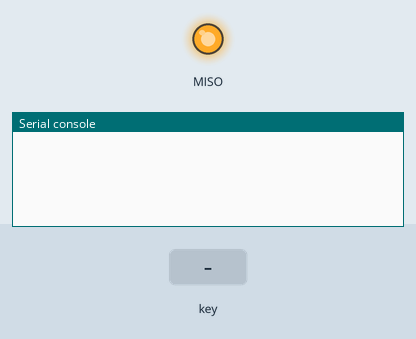
Simulated run of this program. Board: CircuitPython board. On the bench: output pins drawn as LEDs (lit = HIGH), the last lines printed to the serial console. The test bench sets the inputs (shaded band). USB keyboard and mouse output is not drawn.

Above: at 1.2 s.
1.3 s: key number 0 pressed for 0.2 s
At 1.9 s:
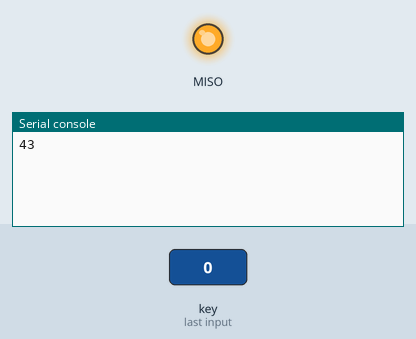
2.8 s: key number 2 pressed for 0.2 s
At 4.3 s:
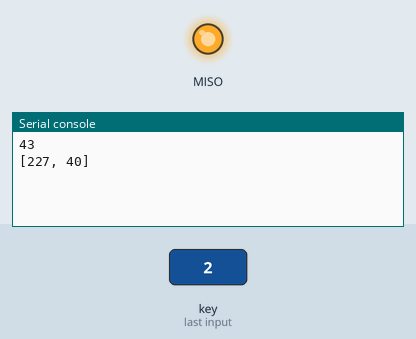

The program:

code.py
```python
import time
import board
import digitalio
import usb_hid
import keypad
import busio
import touchio
import analogio
import asyncio
from adafruit_bus_device.i2c_device import I2CDevice
from adafruit_hid.keyboard import Keyboard
from adafruit_hid.keycode import Keycode
from adafruit_hid.keyboard_layout_us import KeyboardLayoutUS
from adafruit_hid.mouse import Mouse
from bbq20kbd import BBQ20kbd
from bbq20kbd import BasicMap

kbd = Keyboard(usb_hid.devices)
keyboard_layout = KeyboardLayoutUS(kbd)

# I think I need help figuring out the touch sensor.
# This is a little above my level of knowledge
# tp = Mouse(usb_hid.devices)
# i2c = busio.I2C(board.SCL, board.SDA)
# device = I2CDevice(i2c, 0x33)

bbq = BBQ20kbd(True)
# True is a place holder for a future tbd variable

syms = ("SYM1", "SYM2")

def isSym(symcheck):
    if symcheck == "SYM1":
        bbq.setBacklight(False)
        return 1
    elif symcheck == "SYM2":
        bbq.setBacklight(False)
        return 2
    else:
        return 0

bbq.setBacklight(True)
async def keywatcher():
    keys = bbq.keyLayout()
    oset = 0
    while True:
        key_event = keys.events.get()
        if key_event:
            key = BasicMap(oset, key_event.key_number, 1)
            sequence = key.get_key()
            if key_event.pressed and sequence != "NULL":
                print(sequence)
                if sequence in syms and isSym(sequence) != oset:
                    oset = isSym(sequence)
                elif sequence == "SYM1" and oset == 1:
                    oset = 0
                elif sequence == "SYM2" and oset == 2:
                    oset = 0
                else:
                    try:
                        kbd.press(sequence)
                    except:
                        combo = tuple(sequence[0:])
                        kbd.press(*combo)
            if key_event.released and sequence != "NULL":
                bbq.setBacklight(True)
                try:
                    kbd.release(sequence)
                except:
                    try:
                        combo = tuple(sequence[0:])
                        kbd.release(*combo)
                    except:
                        continue
                    continue
        await asyncio.sleep(0)

async def main():
    keywatch = asyncio.create_task(keywatcher())
    await asyncio.gather(keywatch)


asyncio.run(main())
```

bbq20kbd.py
```python
import keypad
import board
import digitalio
import microcontroller

# The following imports are only needed for the keymap
from adafruit_hid.keycode import Keycode
from adafruit_hid.consumer_control_code import ConsumerControlCode

# Library made with love by JK at OUR.HAUS (https://our.haus)
# The bbq20kbd was made by the geniuses at Solder Party (https://solder.party) in Sweden
# Availble to purchase at:
# https://www.tindie.com/products/arturo182/bb-q20-keyboard-with-trackpad-usbi2cpmod/
# https://www.lectronz.com/products/bb-q20-keyboard-with-trackpad-usb-i2c-pmod
# Documentation is still WIP but you can find an example in the examples folder
# This is an unofficial library (I am not Solder Party)
# Feel free to create issues, forks, PRs, etc. as needed!
# Lastly, have fun with your project, whatever it may be!
class BBQ20kbd:
    def __init__(self, touch):
        self.touch = touch
        self.blpin = digitalio.DigitalInOut(board.BACKLIGHT)

    # Set keyboard backlight based on a true or false value
    def setBacklight(self, bkl):
        # bkl = self.bkl
        blpin = self.blpin
        try:
            #blpin = digitalio.DigitalInOut(board.BACKLIGHT)
            blpin.direction = digitalio.Direction.OUTPUT
            if bkl is True:
                blpin.value = True
            elif bkl is False:
                blpin.value = False
        except:
            blpin.deinit()
            print("Something went wrong, that's odd")
    # Return the pin for the backlight
    def getBacklight(self):
        return board.BACKLIGHT

    # Return the pins for the keyboard's rows
    def getRows(self):
        return (
            board.ROW1,
            board.ROW2,
            board.ROW3,
            board.ROW4,
            board.ROW5,
            board.ROW6,
            board.ROW7,
        )

    # Return the pins for the keyboard's columns
    def getCols(self):
        return (
            board.COL1,
            board.COL2,
            board.BTN1,
            board.COL6,
            board.COL5,
            board.COL4,
            board.COL3,
        )

    # Return a keypad matrix
    def keyLayout(self):
        keys = keypad.KeyMatrix(
            row_pins=(
                board.ROW1,
                board.ROW2,
                board.ROW3,
                board.ROW4,
                board.ROW5,
                board.ROW6,
                board.ROW7,
            ),
            column_pins=(
                board.COL1,
                board.COL2,
                board.BTN1,
                board.COL6,
                board.COL5,
                board.COL4,
                board.COL3,
            ),
            columns_to_anodes=True,
        )
        return keys

    # Return all of the boards pins
    # This is intended only to be used for advanced customization/tweaking
    def getAllPins(self):
        pins = dir(board)
        return pins


# A couple basic keymaps
# Specify the desired set by passing the kset variable as the desired mapping (0, 1, 2, etc.)
# Feel free to use as-is or as a starting point for your own customized mapping
# BT4, the end call button has a bunch of duplicates,
# I have no idea why, so make sure to filter out the extras
class BasicMap(BBQ20kbd):
    # Inherit main class's variables. Not sure why yet, may remove but did it just in case I want it later
    def __init__(self, kset, key, index):
        # super().__init__(rows, cols, bkl, touch)
        self.kset = kset
        self.key = key
        self.index = index

    def get_key(self):
        kset = self.kset
        key = self.key
        index = self.index
        if kset == 0:
            keymap = [
                ("touch", Keycode.TAB),
                ("w", Keycode.W),
                ("bt4", [Keycode.GUI, Keycode.ENTER]),
                ("h", Keycode.H),
                ("l", Keycode.L),
                ("s", Keycode.S),
                ("g", Keycode.G),
                ("NULL", "NULL"),
                ("q", Keycode.Q),
                ("bt4dupe", "NULL"),
                ("u", Keycode.U),
                ("o", Keycode.O),
                ("e", Keycode.E),
                ("r", Keycode.R),
                ("bt1", [Keycode.ALT, Keycode.TAB]),
                ("mic", Keycode.LEFT_CONTROL),
                ("bt4dupe", "NULL"),
                ("j", Keycode.J),
                ("k", Keycode.K),
                ("l_shift", Keycode.LEFT_SHIFT),
                ("f", Keycode.F),
                ("NULL", "NULL"),
                ("space", Keycode.SPACE),
                ("bt4dupe", "NULL"),
                ("n", Keycode.N),
                ("m", Keycode.M),
                ("z", Keycode.Z),
                ("c", Keycode.C),
                ("bt2", Keycode.GUI),
                ("sym", "SYM1"),
                ("NULL", "NULL"),
                ("y", Keycode.Y),
                ("i", Keycode.I),
                ("d", Keycode.D),
                ("t", Keycode.T),
                ("bt3", [Keycode.GUI, Keycode.BACKSPACE]),
                ("l_alt", Keycode.LEFT_ALT),
                ("bt4dupe", "NULL"),
                ("b", Keycode.B),
                ("vol", "SYM2"),
                ("x", Keycode.X),
                ("v", Keycode.V),
                ("NULL", "NULL"),
                ("a", Keycode.A),
                ("bt4dupe", "NULL"),
                ("enter", Keycode.ENTER),
                ("backspace", Keycode.BACKSPACE),
                ("p", Keycode.P),
                ("r_shift", Keycode.RIGHT_SHIFT),
            ]
            return keymap[key][index]
        elif kset == 1:
            keymap = [
                ("touch", Keycode.TAB),
                ("w", Keycode.ONE),
                ("bt4", [Keycode.GUI, Keycode.ENTER]),
                ("h", [Keycode.LEFT_SHIFT, Keycode.SEMICOLON]),
                ("l", [Keycode.LEFT_SHIFT, Keycode.QUOTE]),
                ("s", Keycode.FOUR),
                ("g", Keycode.FORWARD_SLASH),
                ("NULL", "NULL"),
                ("q", [Keycode.LEFT_SHIFT, Keycode.THREE]),
                ("bt4dupe", "NULL"),
                ("u", [Keycode.LEFT_SHIFT, Keycode.MINUS]),
                ("o", [Keycode.LEFT_SHIFT, Keycode.EQUALS]),
                ("e", Keycode.TWO),
                ("r", Keycode.THREE),
                ("bt1", [Keycode.ALT, Keycode.TAB]),
                ("mic", Keycode.ZERO),
                ("bt4dupe", "NULL"),
                ("j", Keycode.SEMICOLON),
                ("k", Keycode.QUOTE),
                ("l_shift", Keycode.LEFT_SHIFT),
                ("f", Keycode.SIX),
                ("NULL", "NULL"),
                ("space", Keycode.SPACE),
                ("bt4dupe", "NULL"),
                ("n", Keycode.COMMA),
                ("m", Keycode.PERIOD),
                ("z", Keycode.SEVEN),
                ("c", Keycode.NINE),
                ("bt2", Keycode.GUI),
                ("sym", "SYM1"),
                ("NULL", "NULL"),
                ("y", [Keycode.LEFT_SHIFT, Keycode.ZERO]),
                ("i", Keycode.MINUS),
                ("d", Keycode.FIVE),
                ("t", [Keycode.LEFT_SHIFT, Keycode.NINE]),
                ("bt3", [Keycode.GUI, Keycode.BACKSPACE]),
                ("l_alt", Keycode.LEFT_ALT),
                ("bt4dupe", "NULL"),
                ("b", [Keycode.LEFT_SHIFT, Keycode.ONE]),
                ("vol", "SYM2"),
                ("x", Keycode.EIGHT),
                ("v", [Keycode.LEFT_SHIFT, Keycode.FORWARD_SLASH]),
                ("NULL", "NULL"),
                ("a", [Keycode.LEFT_SHIFT, Keycode.EIGHT]),
                ("bt4dupe", "NULL"),
                ("enter", Keycode.ENTER),
                ("backspace", Keycode.BACKSPACE),
                ("p", [Keycode.LEFT_SHIFT, Keycode.TWO]),
                ("r_shift", Keycode.RIGHT_SHIFT),
            ]
            return keymap[key][index]
        elif kset == 2:
            keymap = [
                ("touch", Keycode.TAB),
                ("w", Keycode.UP_ARROW),
                ("bt4", [Keycode.GUI, Keycode.ENTER]),
                ("h", Keycode.H),
                ("l", Keycode.L),
                ("s", Keycode.DOWN_ARROW),
                ("g", Keycode.G),
                ("NULL", "NULL"),
                ("q", Keycode.Q),
                ("bt4dupe", "NULL"),
                ("u", Keycode.U),
                ("o", Keycode.O),
                ("e", Keycode.E),
                ("r", Keycode.R),
                ("bt1", [Keycode.ALT, Keycode.TAB]),
                ("mic", Keycode.LEFT_CONTROL),
                ("bt4dupe", "NULL"),
                ("j", Keycode.J),
                ("k", Keycode.K),
                ("l_shift", Keycode.LEFT_SHIFT),
                ("f", Keycode.F),
                ("NULL", "NULL"),
                ("space", Keycode.SPACE),
                ("bt4dupe", "NULL"),
                ("n", Keycode.N),
                ("m", Keycode.M),
                ("z", Keycode.Z),
                ("c", Keycode.C),
                ("bt2", Keycode.GUI),
                ("sym", "SYM1"),
                ("NULL", "NULL"),
                ("y", Keycode.Y),
                ("i", Keycode.I),
                ("d", Keycode.RIGHT_ARROW),
                ("t", Keycode.T),
                ("bt3", [Keycode.GUI, Keycode.BACKSPACE]),
                ("l_alt", Keycode.LEFT_ALT),
                ("bt4dupe", "NULL"),
                ("b", Keycode.B),
                ("vol", "SYM2"),
                ("x", Keycode.X),
                ("v", Keycode.V),
                ("NULL", "NULL"),
                ("a", Keycode.LEFT_ARROW),
                ("bt4dupe", "NULL"),
                ("enter", Keycode.ENTER),
                ("backspace", Keycode.DELETE),
                ("p", Keycode.P),
                ("r_shift", Keycode.RIGHT_SHIFT),
            ]
            return keymap[key][index]
```

Measured:
- after the input at 1.3 s, the serial console: prints a new line at once (image 1)
- after the input at 2.8 s, the serial console: prints a new line at once (image 2)
